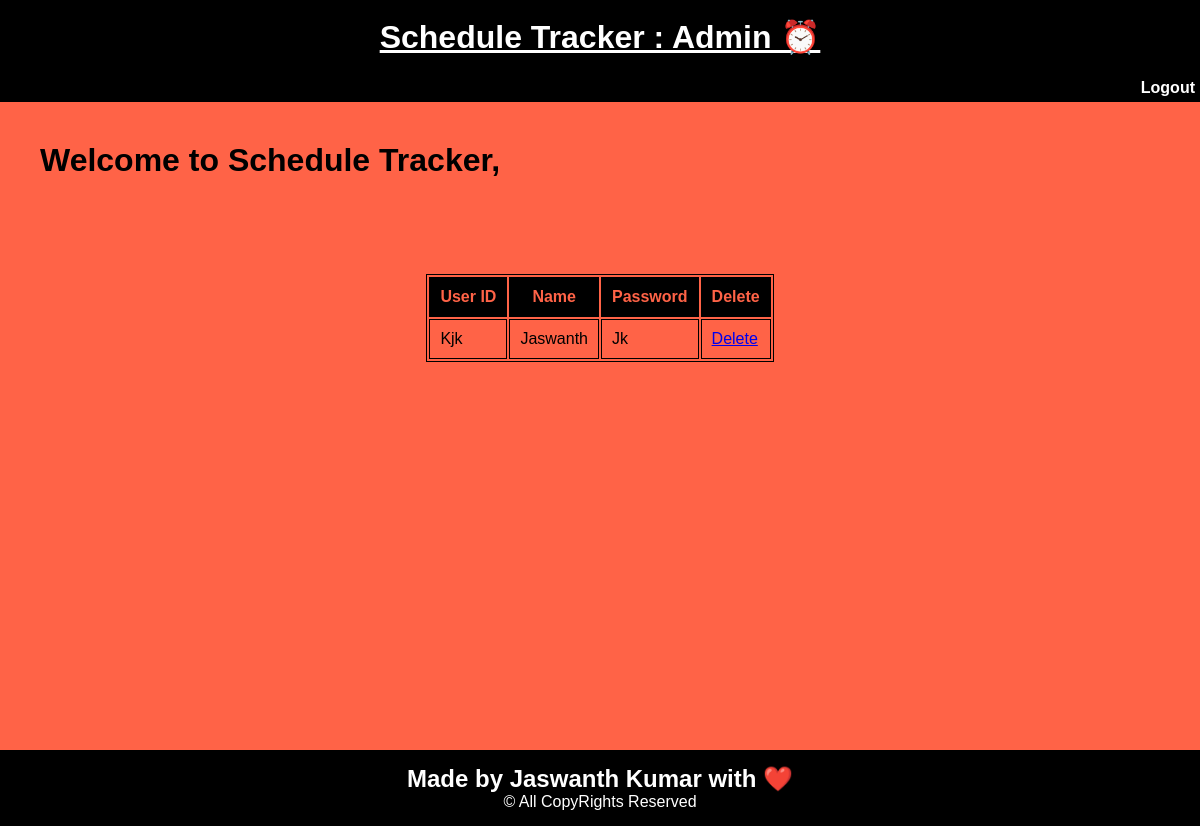
/admin, run on an earlier commit of the app's database.
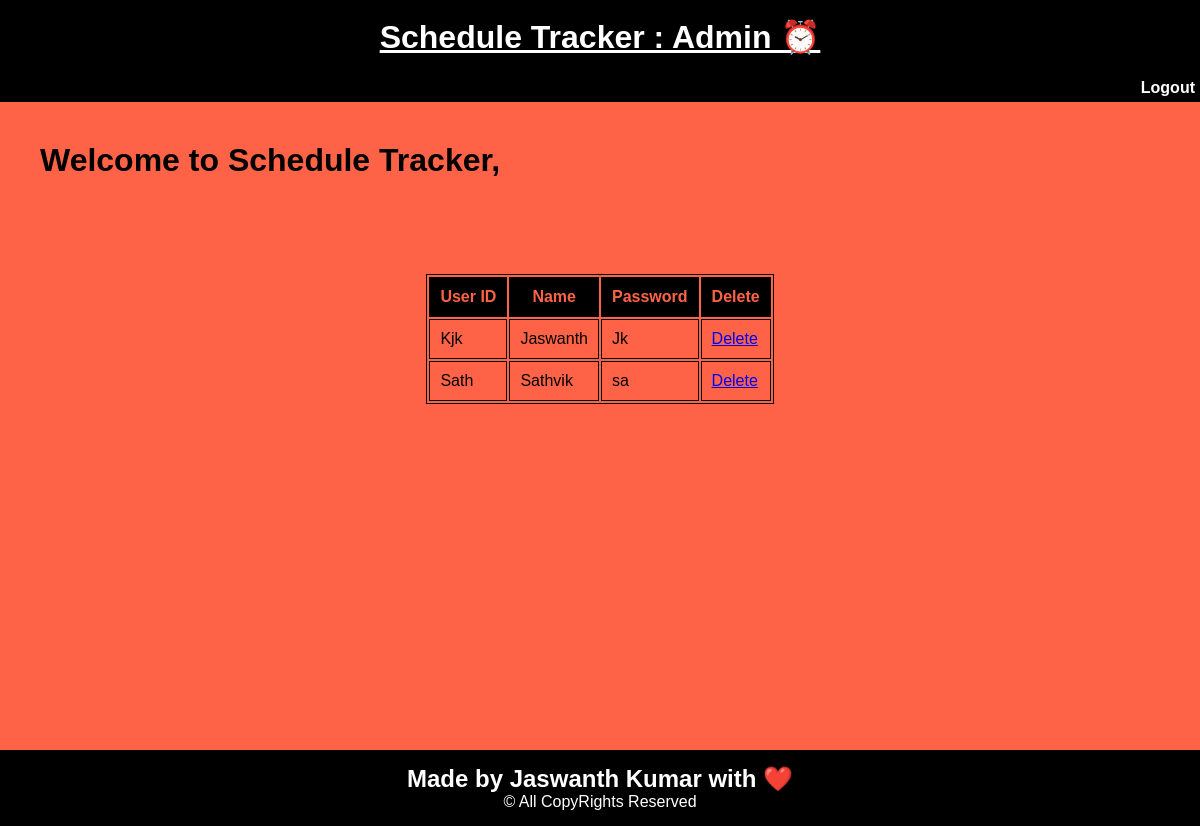
And on a later commit of the database.
### app.py (models this page shows, shortened)
class User(db.Model):
    id = db.Column(db.Integer,primary_key=True)
    name = db.Column(db.String(100),nullable=False)
    userid = db.Column(db.String(100),unique=True)
    password = db.Column(db.String(100))

### app.py (the view)
@app.route('/admin')
def admin():
    users = User.query
    return render_template('admin.html',users=users)

### templates/admin.html (shortened to what this page needs)
<!DOCTYPE html>
<html>
<head>
</head>
<body>
    <header>
        <h1>Schedule Tracker : Admin ⏰</h1>
    </header>
    <div id="nav">
        <nav>
            <a href="{{ url_for('logout') }}">Logout</a>
        </nav>
    </div>
    <div id="main-text">
        <h1>Welcome to Schedule Tracker,</h1>
    </div>
        <div class="container">
            <div class="tasktable">
                <table>
                    <tr>
                        <th>User ID</th>
                        <th>Name</th>
                        <th>Password</th>
                        <th>Delete</th>
                    </tr>
                    {% for user in users %}
                    <tr>
                        <td>{{user.userid}}</td>
                        <td>{{user.name}}</td>
                        <td>{{user.password}}</td>
                        <td><a href="de/{{user.id}}">Delete</a></td>
                    </tr>
                    {% endfor %}
                </table>
            </div>
        </div>
    <footer>
        <h2>Made by Jaswanth Kumar with ❤️</h2>
        <p>&copy; All CopyRights Reserved</p>
    </footer>
</body>
</html>

### templates/admin.html (style rules this page uses)
* { margin: 0; padding: 0; font-family: Arial, Helvetica, sans-serif; box-sizing: border-box; }
body { background-color: #FF6347; height: 100vh; }
header { background-color: black; color: white; text-align: center; padding: 18px 10px; }
header h1 { text-decoration: underline; }
nav { background-color: black; text-align: right; padding: 5px; }
nav a { color: white; text-decoration: none; margin-left: 20px; font-weight: bold; }
#main-text { margin-left: 40px ; margin-top: 40px; }
#main-text h1 { margin-bottom: 15px; }
.container { display:flex; flex-direction: column; align-items: center; min-height: max-content; grid-template-columns: 2fr 1fr; color: white; padding: 40px 0; }
.container { display:flex; align-items: center; justify-content: center; }
.tasktable { margin-top: 40px; justify-content: center; align-items: center; height:64vh; }
table,tr { border: 1px solid black; margin:0%; }
table th { background-color: black; color:#FF6347 }
th,td { padding:10px; border: 1px solid black; color:black; }
footer { background-color: black; color: white; text-align: center; padding: 15px 10px; bottom:0; width:100%; margin-top: auto; margin: auto; position:fixed; }

What changed in the data, as far as the page shows it:
added User: userid "Sath", name "Sathvik", password "sa"
